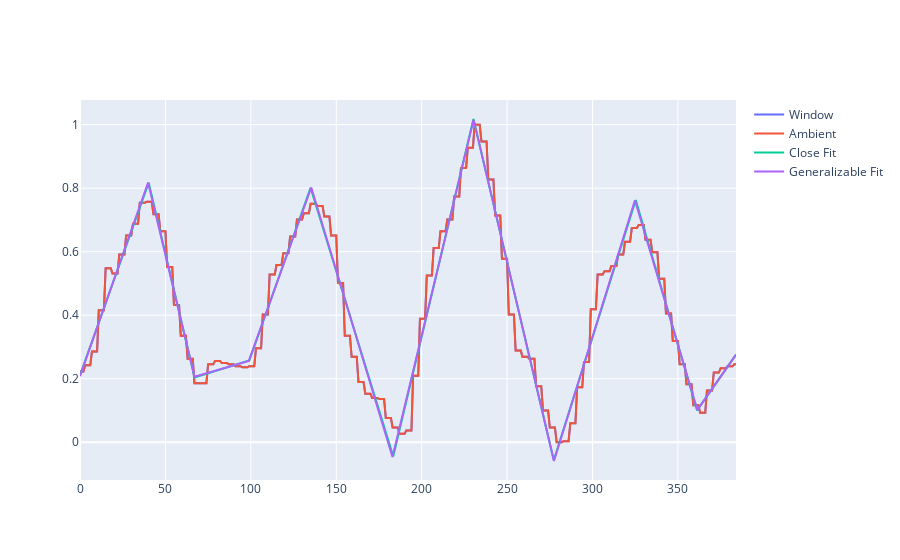

Source (notebook cell):
### Code cell
fig = go.Figure()

n_arr = np.arange(len(amb)) 

# close examine 
xsol, ysol = SegmentedLinearReg(n_arr, amb, [41, 67, 100, 135, 192, 231, 281, 330, 364])

# generalize 
peak_times = np.arange(4*2)
a = 30 + (100/2)*peak_times
a = np.append(a, [(a[1] + a[2])/2])
print(a)
xsol2, ysol2 = SegmentedLinearReg(n_arr, amb, a)
time_amb_sol = time.iloc[xsol2]


fig.add_trace(go.Scatter(
    x=n_arr,
    y=amb,
    name="Window",
    mode='lines',
))

fig.add_trace(go.Scatter( x=n_arr, y=amb, name="Ambient", mode='lines',
))

fig.add_trace(go.Scatter(x=xsol, y=ysol, name="Close Fit", mode='lines',
))

fig.add_trace(go.Scatter( x=xsol2, y=ysol2, name="Generalizable Fit", mode='lines', ))

### Figure 1 — Plotly figure (JSON) as saved in the notebook; plotly's stock layout.template omitted (floating-point values rounded to 4 significant figures; data arrays with more than 128 entries replaced by an {"elided": "..."} marker saying what was removed)
{"data": [{"mode": "lines", "name": "Window", "type": "scatter", "x": {"elided": "385 int values"}, "y": {"elided": "385 float values"}}, {"mode": "lines", "name": "Ambient", "type": "scatter", "x": {"elided": "385 int values"}, "y": {"elided": "385 float values"}}, {"mode": "lines", "name": "Close Fit", "type": "scatter", "x": [0, 40.22, 67.08, 99.12, 135.0, 183.4, 230.3, 277.3, 325.3, 361.2, 384], "y": [0.211, 0.8174, 0.2041, 0.2577, 0.8013, -0.04445, 1.018, -0.05706, 0.7628, 0.1003, 0.2757]}, {"mode": "lines", "name": "Generalizable Fit", "type": "scatter", "x": [0, 39.86, 67.05, 98.82, 135.4, 182.9, 230.4, 277.4, 324.8, 361.4, 384], "y": [0.2081, 0.8179, 0.2064, 0.2561, 0.8021, -0.04641, 1.016, -0.05915, 0.7618, 0.1017, 0.2757]}], "layout": {}}
